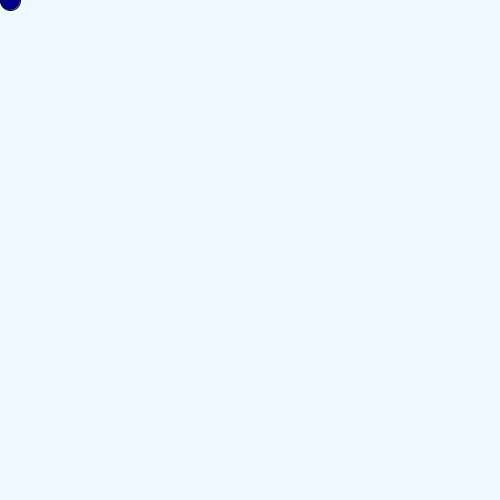
Frame 1 (no input)
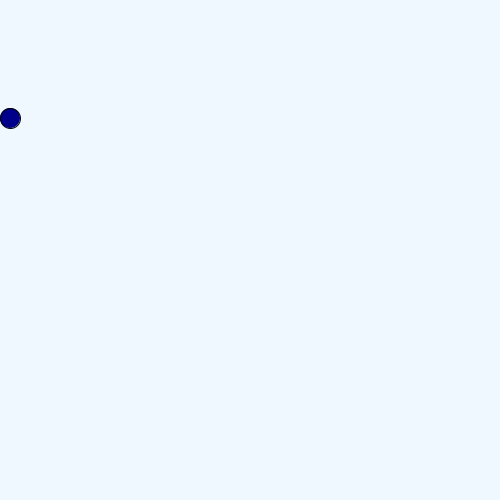
Frame 60 (the mouse pressed at the canvas centre just before this capture)
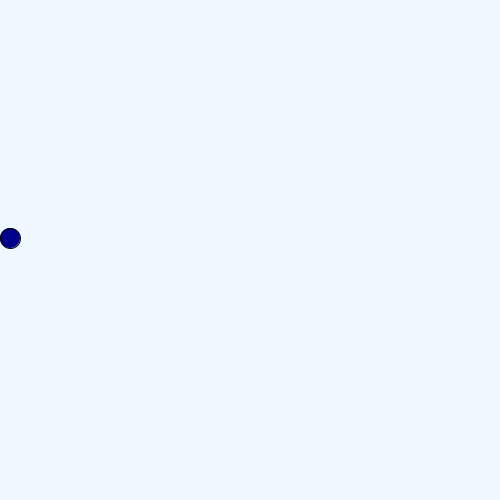
Frame 120 (the mouse held since frame 60 and released just before this capture)

The Processing sketch that drew these frames (run headless with seeded random() and noise(); from frame 60 on, the mouse is pressed at the canvas centre):

// Processing sketch: Rain_program
// ── Rain_program.pde
int x = 500;
int y = 0;
void setup(){
 size(500, 500); 
}
void draw(){
 background( #F0F8FF );
   fill(#00008b);
    stroke(#FF0000, #7CFC00, #F0F8FF);
    ellipse(10, y, 20, 20);
 
    y +=2;
  
    
}
